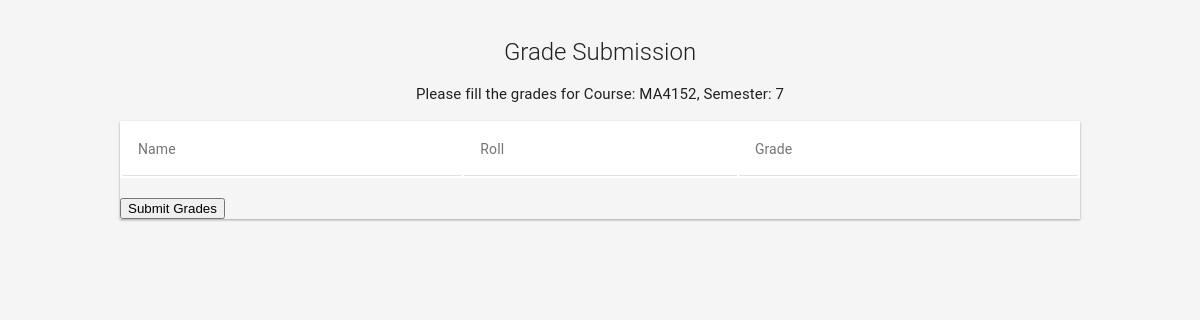
/course_filling.php?course_code=MA4152, run on an earlier commit of the app's database.
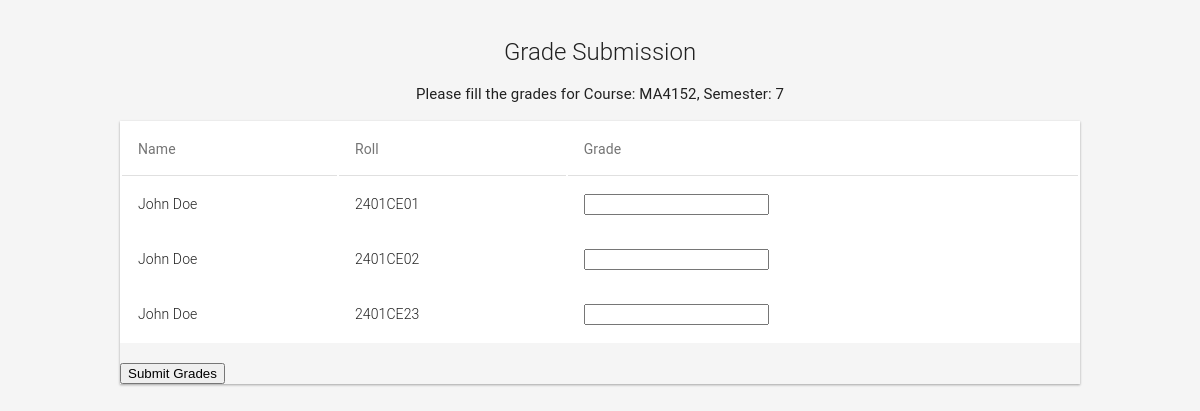
And on a later commit of the database.
### tables this page shows
CREATE TABLE `course_reg_table` (
  `roll` varchar(8) NOT NULL,
  `sem` int NOT NULL,
  `course_code` varchar(6) NOT NULL,
  `c` int NOT NULL,
  `grade1` varchar(2) DEFAULT NULL,
  `grade2` varchar(2) DEFAULT NULL,
  `type` varchar(5) NOT NULL,
  `date_of_entry` varchar(40) NOT NULL
);

### src/functions.php (called while the page is built, shortened)
<?php
function dbConnect() {
    $conn = new mysqli(DB_HOST, DB_USER, DB_PASS, DB_NAME);
    return $conn;
}
function logActivity($message, $query = '', $isError = false) {
    $backtrace = debug_backtrace();
    $caller = isset($backtrace[1]['function']) ? $backtrace[1]['function'] : 'global';
    $line = isset($backtrace[0]['line']) ? $backtrace[0]['line'] : 'unknown';
    $logMessage = sprintf(
        "[%s] Function: %s (Line %d) | %s | Query: %s",
        date('Y-m-d H:i:s'),
        $caller,
        $line,
        $message,
        $query ? json_encode($query) : 'N/A'
    );
}
function executeQuery($query, $params = [], $types = '', $returnType = 'default') {
    $conn = dbConnect();
    $stmt = null;
    try {
        $stmt = $conn->prepare($query);
        if ($params && $types) {
            $stmt->bind_param($types, ...$params);
        }
        if (!$stmt->execute()) {
            throw new Exception("Failed to execute the query: " . $stmt->error);
        }
        switch ($returnType) {
            case 'select':
                $result = $stmt->get_result();
                $data = $result->fetch_all(MYSQLI_ASSOC);
                return $data;
        }
    } catch (Exception $e) {
        logActivity('Query execution failed: ' . $e->getMessage(), $query, true);
        throw new Exception("Query failed: " . $e->getMessage());
    } finally {
        if ($stmt && $stmt instanceof mysqli_stmt) {
            $stmt->close();
        }
        if ($conn && $conn instanceof mysqli) {
            $conn->close();
        }
    }
}
?>

### src/course_filling.php (the view, shortened to what this page needs)
<?php
require_once 'functions.php';
$courseCode = $_GET['course_code'] ?? '';
$semester = 7;
try {
    $query = "SELECT roll, grade1 FROM course_reg_table WHERE course_code = ? AND sem = ?";
    $params = [$courseCode, $semester];
    $params_type = 'si';
    $students = executeQuery($query, $params, $params_type, 'select');
} catch (Exception $e) {
    die("Error fetching data: " . $e->getMessage());
}
?>
<!DOCTYPE html>
<html lang="en">
<head>
    <link rel="stylesheet" href="https://cdnjs.cloudflare.com/ajax/libs/normalize/5.0.0/normalize.min.css">
    <link rel="stylesheet" href="./style.css">
</head>
<body>
<div id="demo">
    <h1>Grade Submission</h1>
    <h2>Please fill the grades for Course: <?= htmlspecialchars($courseCode) ?>, Semester: <?= htmlspecialchars($semester) ?></h2>
    <div class="table-responsive-vertical shadow-z-1">
        <form method="POST" action="">
            <table id="table" class="table table-hover table-mc-light-blue">
                <thead>
                <tr>
                    <th>Name</th>
                    <th>Roll</th>
                    <th>Grade</th>
                </tr>
                </thead>
                <tbody>
                <?php foreach ($students as $student): ?>
                    <tr>
                        <td data-title="Name">John Doe</td>
                        <td data-title="Roll"><?= htmlspecialchars($student['roll']) ?></td>
                        <td data-title="Grade">
                            <input
                                type="text"
                                name="grades[<?= htmlspecialchars($student['roll_no']) ?>]"
                                value="<?= htmlspecialchars($student['grade'] ?? '') ?>"
                                class="form-control"
                                maxlength="2"
                            >
                        </td>
                    </tr>
                <?php endforeach; ?>
                </tbody>
            </table>
            <button type="submit" class="btn btn-primary">Submit Grades</button>
        </form>
    </div>
</div>
</body>
</html>

### src/style.css (style rules this page uses)
*, *:after, *:before { -webkit-box-sizing: border-box; -moz-box-sizing: border-box; box-sizing: border-box; }
html, body { position: relative; min-height: 100%; height: 100%; }
html { position: relative; overflow-x: hidden; margin: 16px; padding: 0; min-height: 100%; font-size: 62.5%; }
body { font-family: 'RobotoDraft', 'Roboto', 'Helvetica Neue, Helvetica, Arial', sans-serif; font-style: normal; font-weight: 300; font-size: 1.4rem; line-height: 2rem; letter-spacing: 0.01rem; color: #212121; background-color: #f5f5f5; -webkit-font-smoothing: antialiased; -moz-osx-font-smoothing: grayscale; text-rendering: optimizeLegibility; }
#demo { margin: 20px auto; max-width: 960px; }
#demo h1 { font-size: 2.4rem; line-height: 3.2rem; letter-spacing: 0; font-weight: 300; color: #212121; text-transform: inherit; margin-bottom: 1rem; text-align: center; }
#demo h2 { font-size: 1.5rem; line-height: 2.8rem; letter-spacing: 0.01rem; font-weight: 400; color: #212121; text-align: center; }
.shadow-z-1 { -webkit-box-shadow: 0 1px 3px 0 rgba(0, 0, 0, 0.12), 0 1px 2px 0 rgba(0, 0, 0, 0.24); -moz-box-shadow: 0 1px 3px 0 rgba(0, 0, 0, 0.12), 0 1px 2px 0 rgba(0, 0, 0, 0.24); box-shadow: 0 1px 3px 0 rgba(0, 0, 0, 0.12), 0 1px 2px 0 rgba(0, 0, 0, 0.24); }
.table { width: 100%; max-width: 100%; margin-bottom: 2rem; background-color: #fff; }
.table > thead > tr, .table > tbody > tr, .table > tfoot > tr { -webkit-transition: all 0.3s ease; -o-transition: all 0.3s ease; transition: all 0.3s ease; }
.table > thead > tr > th, .table > tbody > tr > th, .table > tfoot > tr > th, .table > thead > tr > td, .table > tbody > tr > td, .table > tfoot > tr > td { text-align: left; padding: 1.6rem; vertical-align: top; border-top: 0; -webkit-transition: all 0.3s ease; -o-transition: all 0.3s ease; transition: all 0.3s ease; }
.table > thead > tr > th { font-weight: 400; color: #757575; vertical-align: bottom; border-bottom: 1px solid rgba(0, 0, 0, 0.12); }
.table > caption + thead > tr:first-child > th, .table > colgroup + thead > tr:first-child > th, .table > thead:first-child > tr:first-child > th, .table > caption + thead > tr:first-child > td, .table > colgroup + thead > tr:first-child > td, .table > thead:first-child > tr:first-child > td { border-top: 0; }

What changed in the data, as far as the page shows it:
added course_reg_table: roll "2401CE01"
added course_reg_table: roll "2401CE02"
added course_reg_table: roll "2401CE23"
